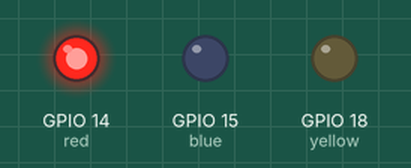
Simulated run of this program. Board: Raspberry Pi (BCM pin numbers). Shown: output pins drawn as LEDs (lit = HIGH).

Above: at 0.2 s.
At 0.7 s:
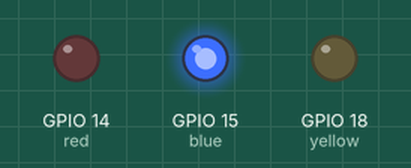
At 2.7 s:
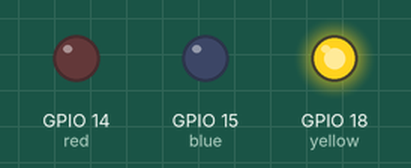
Timing chart, 0 to 3.5 s (numbered marks = the images above):
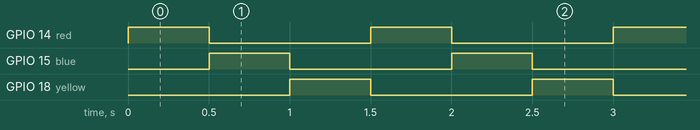

The program:

lego-xmas2.py
```python
from gpiozero import LED
from time import sleep

red=LED(14)
blue=LED(15)
yellow=LED(18)

while True:
  blue.off()
  yellow.off()
  red.on()
  sleep(0.5)

  red.off()
  blue.on()
  sleep(0.5)

  blue.off()
  yellow.on()
  sleep(0.5)
```

Measured:
- by itself, GPIO 14 (red), GPIO 15 (blue), GPIO 18 (yellow): alternates HIGH for 0.50 s and LOW for 1.0 s
- by itself, everything shown: repeats every 1.5 s, in 3 steps
